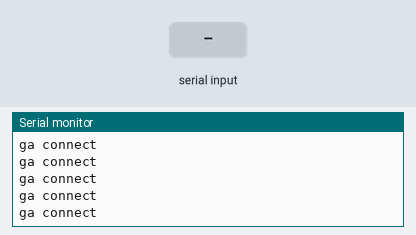
This sketch was run on a simulated ESP8266 (NodeMCU). On the bench: the last lines printed to the serial monitor. The inputs (shaded band) are chosen by the test bench. WiFi joins after 1.5 s; servers stay silent unless stated.

Above: at 2.7 s.
2.8 s: "#" received over Serial
At 3.4 s:
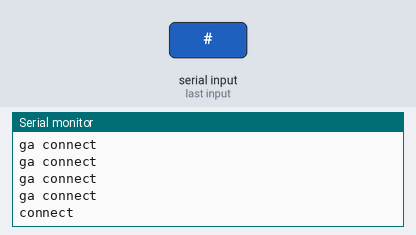
5.3 s: "90,45,200\n" received over Serial
At 6.6 s:
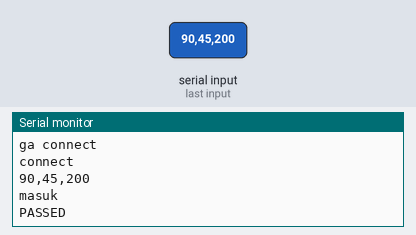
8.3 s: "30,150,10\n" received over Serial
At 9.45 s:
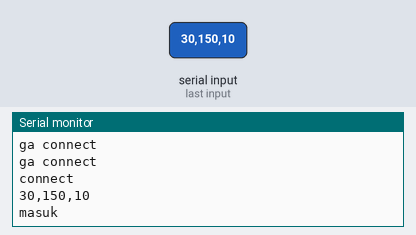
11.3 s: "90,45\n" received over Serial
At 12.75 s:
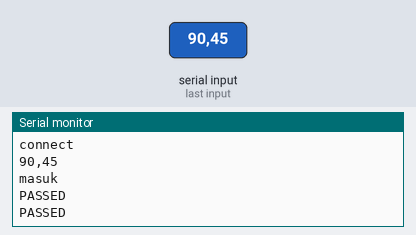
14.3 s: "90,45,200,10\n" received over Serial
At 15.6 s:
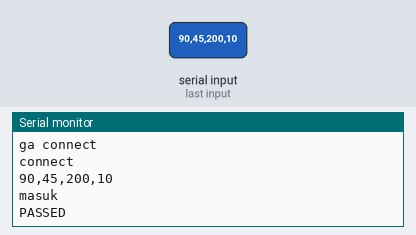
16.8 s: "30,150\n" received over Serial
At 17.6 s:
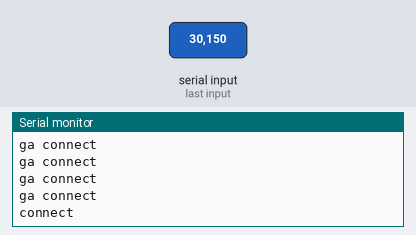

Measured:
- after the input at 2.8 s, the serial monitor: prints a new line at once (image 1)
- after the input at 5.3 s, the serial monitor: prints a new line after 1.0 s (image 2)
- after the input at 8.3 s, the serial monitor: prints a new line after 1.0 s (image 3)
- after the input at 11.3 s, the serial monitor: prints a new line after 1.0 s (image 4)
- after the input at 14.3 s, the serial monitor: prints a new line after 1.0 s (image 5)

The sketch:

ESP8266.ino
```cpp
#include <Arduino.h>
#include <ESP8266WiFi.h>
#include <Firebase_ESP_Client.h>
#include "SoftwareSerial.h"

const int trigPin = D1; // Connect to TRIG pin on HC-SR04
const int echoPin = D2; // Connect to ECHO pin on HC-SR04

// Provide the token generation process info.
#include "addons/TokenHelper.h"
// Provide the RTDB payload printing info and other helper functions.
#include "addons/RTDBHelper.h"

// Insert your network credentials
#define WIFI_SSID "Blue_House"
#define WIFI_PASSWORD "--------"

// Insert Firebase project API Key
#define API_KEY ""

// Insert RTDB URL
#define DATABASE_URL ""

// Define Firebase Data object
FirebaseData fbdo;

FirebaseAuth auth;
FirebaseConfig config;

unsigned long sendDataPrevMillis = 0;
bool signupOK = false;
String pesan;
String h_data[12];
int serialStat;

bool ParsePlease = false;

void setup() {
  Serial.begin(9600);

  pinMode(trigPin, OUTPUT);
  pinMode(echoPin, INPUT);

  WiFi.begin(WIFI_SSID, WIFI_PASSWORD);
  Serial.print("Connecting to Wi-Fi");
  while (WiFi.status() != WL_CONNECTED) {
    Serial.print(".");
    delay(300);
  }
  Serial.println();
  Serial.print("Connected with IP: ");
  Serial.println(WiFi.localIP());
  Serial.println();

  /* Assign the api key (required) */
  config.api_key = API_KEY;

  /* Assign the RTDB URL (required) */
  config.database_url = DATABASE_URL;

  /* Sign up */
  if (Firebase.signUp(&config, &auth, "", "")) {
    Serial.println("ok");
    signupOK = true;
  }
  else {
    Serial.printf("%s\n", config.signer.signupError.message.c_str());
  }

  /* Assign the callback function for the long running token generation task */
  config.token_status_callback = tokenStatusCallback; // See addons/TokenHelper.h

  Firebase.begin(&config, &auth);
  Firebase.reconnectWiFi(true);
}

void loop() {

  serialStat = Serial.available();
  if (serialStat > 0) {
    Serial.println("connect");
    pesan = Serial.readString();
    Serial.println(pesan);
    ParsePlease = true;
  }
  else{
    Serial.println("ga connect");
  }

  if (ParsePlease) {
    Serial.println("masuk");
    int x = 0;
    for (int i = 0; i < 12; i++) {
      h_data[i] = "";
    }
    for (int i = 0; i < pesan.length(); i++) {
      if (pesan[i] == '#') {
        x++;
        h_data[x] = "";
      }
      else {
        h_data[x] = h_data[x] + pesan[i];
      }
    }

    String kondisi = h_data[1];
    String berat = h_data[2];
    String suhu = h_data[3];
    String kelembaban_udara = h_data[4];
    String kelembaban_tanah = h_data[5];

    if (Firebase.RTDB.setString(&fbdo, "Kepenuhan", kondisi)) {
      Serial.println("PASSED");
    } else {
      Serial.println("FAILED");
      Serial.println("REASON: " + fbdo.errorReason());
    }

    if (Firebase.RTDB.setInt(&fbdo, "Berat", berat.toInt())) {
      Serial.println("PASSED");
    } else {
      Serial.println("FAILED");
      Serial.println("REASON: " + fbdo.errorReason());
    }

    if (Firebase.RTDB.setFloat(&fbdo, "Suhu", suhu.toInt())) {
      Serial.println("PASSED");
    } else {
      Serial.println("FAILED");
      Serial.println("REASON: " + fbdo.errorReason());
  }

    if (Firebase.RTDB.setInt(&fbdo, "Kelembaban_udara", kelembaban_udara.toFloat())) {
      Serial.println("PASSED");
    } else {
      Serial.println("FAILED");
      Serial.println("REASON: " + fbdo.errorReason());
    }

    if (Firebase.RTDB.setFloat(&fbdo, "Kelembaban_tanah", kelembaban_tanah.toFloat())) {
      Serial.println("PASSED");
    } else {
      Serial.println("FAILED");
      Serial.println("REASON: " + fbdo.errorReason());
  }

  ParsePlease = false;
}
}
```
